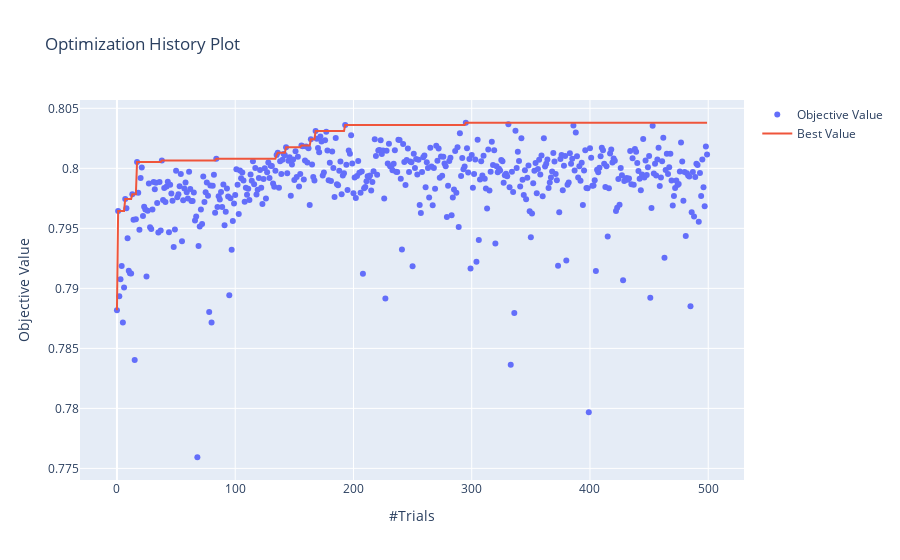

Notebook cell for this chart:
### Code cell
optuna.visualization.plot_optimization_history(study1)

### Figure 1 — Plotly figure (JSON) as saved in the notebook; plotly's stock layout.template omitted (floating-point values rounded to 4 significant figures; data arrays with more than 128 entries replaced by an {"elided": "..."} marker saying what was removed)
{"data": [{"mode": "markers", "name": "Objective Value", "type": "scatter", "x": {"elided": "500 int values"}, "y": {"elided": "500 float values"}}, {"name": "Best Value", "type": "scatter", "x": {"elided": "500 int values"}, "y": {"elided": "500 float values"}}], "layout": {"autosize": true, "title": {"text": "Optimization History Plot"}, "xaxis": {"autorange": true, "range": [-30.39, 529.4], "title": {"text": "#Trials"}, "type": "linear"}, "yaxis": {"autorange": true, "range": [0.7736, 0.8061], "title": {"text": "Objective Value"}, "type": "linear"}}}
